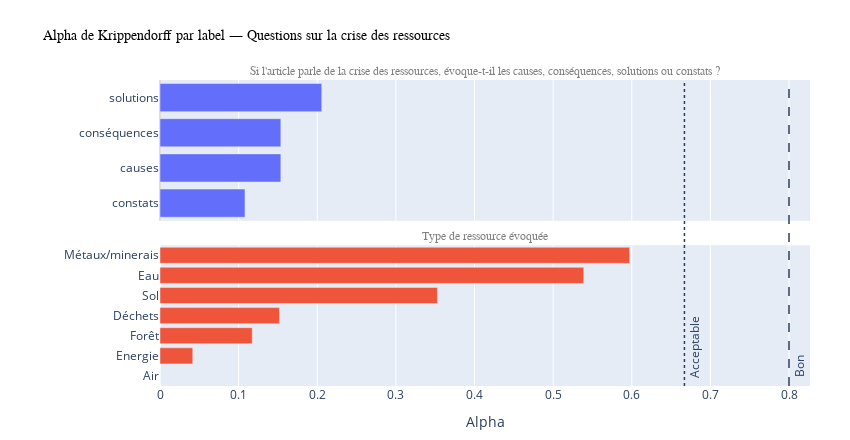

Notebook code for this chart:
### Code cell
# Questions Ressources
alpha_dict_ressources = {q: alpha_dict[q] for q in questions_ressources if q in alpha_dict}
fig = make_multi_figure(alpha_dict_ressources, titre = "Alpha de Krippendorff par label — Questions sur la crise des ressources", width=850)
fig.show()

### Figure 1 — Plotly figure (JSON) as saved in the notebook; plotly's stock layout.template omitted (floating-point values rounded to 4 significant figures)
{"data": [{"hovertemplate": "<b>%{y}</b><br>Alpha: %{x:.3f}<extra></extra>", "orientation": "h", "showlegend": false, "type": "bar", "x": [0.1081, 0.1537, 0.1537, 0.2057], "xaxis": "x", "y": ["constats", "causes", "conséquences", "solutions"], "yaxis": "y"}, {"hovertemplate": "<b>%{y}</b><br>Alpha: %{x:.3f}<extra></extra>", "orientation": "h", "showlegend": false, "type": "bar", "x": [0.0, 0.04167, 0.1173, 0.1519, 0.3528, 0.5389, 0.5973], "xaxis": "x2", "y": ["Air", "Energie", "Forêt", "Déchets", "Sol", "Eau", "Métaux/minerais"], "yaxis": "y2"}], "layout": {"annotations": [{"font": {"color": "gray", "family": "Arial", "size": 12}, "showarrow": false, "text": "Si l'article parle de la crise des ressources, évoque-t-il les causes, conséquences, solutions ou constats ?", "x": 0.5, "xanchor": "center", "xref": "paper", "y": 1, "yanchor": "bottom", "yref": "paper"}, {"font": {"color": "gray", "family": "Arial", "size": 12}, "showarrow": false, "text": "Type de ressource évoquée", "x": 0.5, "xanchor": "center", "xref": "paper", "y": 0.46, "yanchor": "bottom", "yref": "paper"}, {"font": {"color": "#2A3F5F", "size": 12}, "showarrow": false, "text": "Acceptable", "textangle": -90, "x": 0.667, "xanchor": "left", "xref": "x", "y": 0.02, "yanchor": "bottom", "yref": "paper"}, {"font": {"color": "#2A3F5F", "size": 12}, "showarrow": false, "text": "Bon", "textangle": -90, "x": 0.8, "xanchor": "left", "xref": "x", "y": 0.02, "yanchor": "bottom", "yref": "paper"}], "bargap": 0.2, "height": 440, "margin": {"b": 40, "l": 160, "r": 40, "t": 80}, "shapes": [{"line": {"color": "#2A3F5F", "dash": "dot", "width": 1.5}, "type": "line", "x0": 0.667, "x1": 0.667, "xref": "x", "y0": 0, "y1": 1, "yref": "paper"}, {"line": {"color": "#2A3F5F", "dash": "dash", "width": 1.5}, "type": "line", "x0": 0.8, "x1": 0.8, "xref": "x", "y0": 0, "y1": 1, "yref": "paper"}], "title": {"font": {"color": "black", "family": "Arial", "size": 14}, "text": "Alpha de Krippendorff par label — Questions sur la crise des ressources"}, "width": 850, "xaxis": {"anchor": "y", "domain": [0, 1], "matches": "x2", "range": [-0.05, 1], "showticklabels": false, "title": {"text": ""}, "zeroline": true, "zerolinecolor": "#ddd"}, "xaxis2": {"anchor": "y2", "domain": [0, 1], "showticklabels": true, "title": {"text": "Alpha"}}, "yaxis": {"anchor": "x", "automargin": true, "domain": [0.54, 1], "title": {"text": ""}}, "yaxis2": {"anchor": "x2", "automargin": true, "domain": [0, 0.46], "title": {"text": ""}}}}
